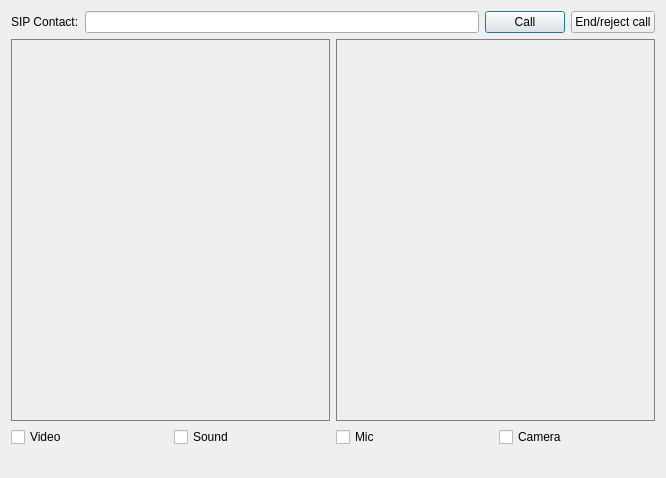
<?xml version="1.0" encoding="UTF-8"?>
<ui version="4.0">
 <class>TestCallWidget</class>
 <widget class="QWidget" name="TestCallWidget">
  <property name="geometry">
   <rect>
    <x>0</x>
    <y>0</y>
    <width>666</width>
    <height>478</height>
   </rect>
  </property>
  <property name="windowTitle">
   <string>Test Call Widget [TODO: remove]</string>
  </property>
  <property name="styleSheet">
   <string notr="true">#preview,
#videoIn
{
	border: 1px solid grey;
}</string>
  </property>
  <layout class="QVBoxLayout" name="verticalLayout" stretch="0,1,0,0">
   <item>
    <layout class="QHBoxLayout" name="controlsLayout">
     <item>
      <widget class="QLabel" name="caption">
       <property name="text">
        <string>SIP Contact:</string>
       </property>
      </widget>
     </item>
     <item>
      <widget class="QLineEdit" name="contact">
       <property name="text">
        <string/>
       </property>
      </widget>
     </item>
     <item>
      <widget class="QPushButton" name="call">
       <property name="text">
        <string>Call</string>
       </property>
       <property name="default">
        <bool>true</bool>
       </property>
      </widget>
     </item>
     <item>
      <widget class="QPushButton" name="reject">
       <property name="text">
        <string>End/reject call</string>
       </property>
      </widget>
     </item>
    </layout>
   </item>
   <item>
    <layout class="QHBoxLayout" name="videoLayout">
     <item>
      <widget class="QLabel" name="preview">
       <property name="text">
        <string/>
       </property>
      </widget>
     </item>
     <item>
      <widget class="QLabel" name="videoIn">
       <property name="text">
        <string/>
       </property>
      </widget>
     </item>
    </layout>
   </item>
   <item>
    <layout class="QHBoxLayout" name="checkboxesLayout">
     <property name="bottomMargin">
      <number>0</number>
     </property>
     <item>
      <widget class="QCheckBox" name="videoOn">
       <property name="text">
        <string>Video</string>
       </property>
      </widget>
     </item>
     <item>
      <widget class="QCheckBox" name="soundOn">
       <property name="text">
        <string>Sound</string>
       </property>
      </widget>
     </item>
     <item>
      <widget class="QCheckBox" name="micOn">
       <property name="text">
        <string>Mic</string>
       </property>
      </widget>
     </item>
     <item>
      <widget class="QCheckBox" name="cameraOn">
       <property name="text">
        <string>Camera</string>
       </property>
      </widget>
     </item>
    </layout>
   </item>
   <item>
    <widget class="QLabel" name="status">
     <property name="text">
      <string/>
     </property>
    </widget>
   </item>
  </layout>
 </widget>
 <resources/>
 <connections/>
</ui>
